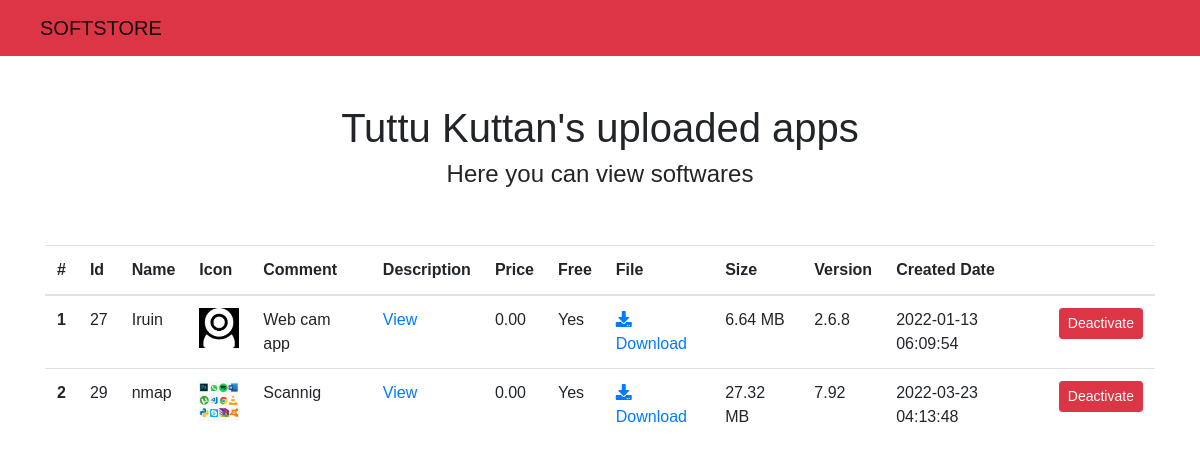
Screenshot of /admin/developer_apps.php?id=3&user_id=10 (signed in) with the database file from the repository.
### tables this page shows
CREATE TABLE `users` (
  `id` int(11) NOT NULL,
  `username` varchar(20) NOT NULL,
  `status` int(11) NOT NULL,
  `email` varchar(30) NOT NULL,
  `name` varchar(50) NOT NULL,
  `age` tinyint(4) NOT NULL,
  `password` varchar(20) NOT NULL,
  `created_date` datetime NOT NULL
);

CREATE TABLE `dev_app` (
  `dev_app_id` int(11) NOT NULL,
  `user_id` int(11) NOT NULL,
  `app_id` int(11) NOT NULL
);

CREATE TABLE `apps` (
  `id` int(11) NOT NULL,
  `name` varchar(512) NOT NULL,
  `status` int(11) NOT NULL,
  `icon` varchar(148) NOT NULL,
  `small_desc` text NOT NULL,
  `desc` longtext NOT NULL,
  `price` decimal(50,2) NOT NULL,
  `free` tinyint(1) NOT NULL,
  `file` varchar(248) NOT NULL,
  `size` int(11) NOT NULL,
  `version` varchar(50) NOT NULL,
  `date` datetime NOT NULL,
  `dir` varchar(50) NOT NULL
);

### function.php (called while the page is built, shortened)
<?php
function sizeConvert($bytes)
{
    if ($bytes >= 1073741824)
    {
        $bytes = number_format($bytes / 1073741824, 2) . ' GB';
    }
    elseif ($bytes >= 1048576)
    {
        $bytes = number_format($bytes / 1048576, 2) . ' MB';
    }
    elseif ($bytes >= 1024)
    {
        $bytes = number_format($bytes / 1024, 2) . ' KB';
    }
    elseif ($bytes > 1)
    {
        $bytes = $bytes . ' bytes';
    }
    elseif ($bytes == 1)
    {
        $bytes = $bytes . ' byte';
    }
    else
    {
        $bytes = '0 bytes';
    }
    return $bytes;
}

### admin/developer_apps.php (the view, shortened to what this page needs)
<?php
$user_id = $_GET['user_id'] ?? null;
require_once('../config.php');
include_once('../function.php');
$stmt = $pdo->prepare("SELECT * FROM apps, dev_app WHERE dev_app.app_id = apps.id AND dev_app.user_id= :user_id ");
$stmt->bindValue(':user_id',$user_id);
$stmt->execute();
$apps = $stmt->fetchAll(PDO::FETCH_ASSOC);
$statement = $pdo->prepare("SELECT * FROM users WHERE id = :user_id");
$statement->bindValue(':user_id',$user_id);
$statement->execute();
$user = $statement->fetch(PDO::FETCH_ASSOC);
?>
<!doctype html>
<html lang="en">
<head>
  <link rel="stylesheet" href="../css/bootstrap4.css">
  <link rel="stylesheet" href="https://use.fontawesome.com/releases/v5.7.0/css/all.css">
  <link rel="stylesheet" href="../css/style.css">
</head>
<body>
  <nav class="conatiner">
    <nav class="navbar navbar-expand-lg navbar-light bg-danger">
      <a class="navbar-brand mx-md-4" href="./">SOFTSTORE</a>
    </nav>
  </nav>
  <div class="conatiner d-flex justify-content-center mt-md-5">
    <h1><?php echo $user['name'] ?>'s uploaded apps</h1>
    </div>
    <div class="conatiner d-flex justify-content-center">
    <h4>Here you can view softwares</h4>
  </div>
  <div class="container">
    <div class="table-responsive my-md-4">
      <table class="table table-hover">
        <thead>
          <tr>
            <th scope="col">#</th>
            <th scope="col">Id</th>
            <th scope="col">Name</th>
            <th scope="col">Icon</th>
            <th scope="col">Comment</th>
            <th scope="col">Description</th>
            <th scope="col">Price</th>
            <th scope="col">Free</th>
            <th scope="col">File</th>
            <th scope="col">Size</th>
            <th scope="col">Version</th>
            <th scope="col">Created Date</th>
            <th scope="col"></th>
          </tr>
        </thead>
        <tbody>
          <?php foreach ($apps as $i => $apps) {  $size = sizeConvert($apps['size']);?>
            <tr>
              <th scope="row"><?php echo $i + 1 ?></th>
              <td><?php echo $apps['id'] ?></td>
              <td><?php echo $apps['name'] ?></td>
              <td><img src="<?php echo $apps['icon'] ?>" style="width:40px;"></td>
              <td><?php echo $apps['small_desc'] ?></td>
              <td><a href="view.php?id=<?php echo $apps['id'] ?>">View</a></td>
              <td><?php echo $apps['price'] ?></td>
              <td><?php if ($apps['free']==1) echo "No"; else echo "Yes" ?></td>
              <td><a href="<?php echo $apps['file']; ?>" download="<?php echo $apps['file']; ?>" class="download_link"><i class="fa fa-download "></i>Download</a></td>
              <td><?php echo $size ?></td>
              <td><?php echo $apps['version'] ?></td>
              <td><?php echo $apps['date'] ?></td>
              <td>
               <form style="display: inline-block;" method="post" >
                  <button type="submit" name="aord" onclick="if (!confirm('Are you sure you want to continue?')) { return false }" class="btn btn-sm <?php if ($apps['status'] == 1) echo "btn-danger";
                                                                                                                                                                                    else echo "btn-info" ?>"><?php if ($apps['status'] == 1) echo "Deactivate";
                                                                                                                                                                                    else echo "Activate" ?></button>
                </form>
              </td>
             </tr>
          <?php } ?>
        </tbody>
      </table>
    </div>
  </div>
</body>
</html>

### css/style.css (style rules this page uses)
body { font-family: Solway,Verdana, Geneva, Tahoma, sans-serif; }

### rows the page displays
users: name "Tuttu Kuttan"
dev_app: app "27", app.name "Iruin", app.icon (picture), app.small_desc "Web cam app", app.price "0.00", app.size "6.64 MB", app.version "2.6.8", app.date "2022-01-13 06:09:54"
dev_app: app "29", app.name "nmap", app.icon (picture), app.small_desc "Scannig", app.price "0.00", app.size "27.32 MB", app.version "7.92", app.date "2022-03-23 04:13:48"
